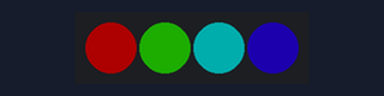
A sketch run on a simulated Arduino Uno, built with avr-gcc and run on an emulated ATmega328P. Parts: 4 RGB LEDs in strip order, left to right. Dim RGB values are drawn brighter than linear.

Above: at 0.15 s.
At 4.15 s:
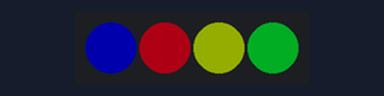
At 8.45 s:
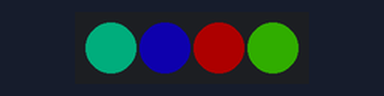
At 19.5 s:
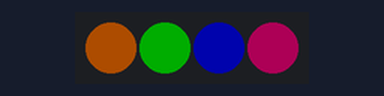
At 29.63 s:
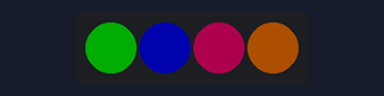
At 39.77 s:
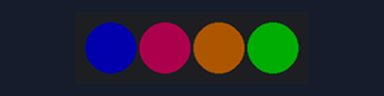
Timing chart, 0 to 40.0 s (numbered marks = the images above):
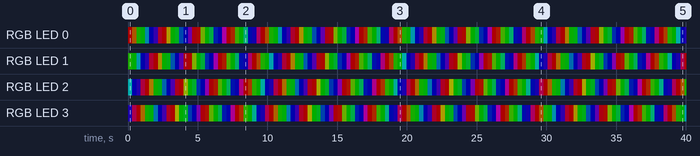

The sketch:

rainbow.ino
```cpp
// adapted version of the example rainbow code

#include <Adafruit_NeoPixel.h>

// Which pin on the Arduino is connected to the NeoPixels?
// On a Trinket or Gemma we suggest changing this to 1:
#define LED_PIN    6

// How many NeoPixels are attached to the Arduino?
#define LED_COUNT 4


// Declare our NeoPixel strip object:
Adafruit_NeoPixel strip(LED_COUNT, LED_PIN, NEO_GRB);
// Argument 1 = Number of pixels in NeoPixel strip
// Argument 2 = Arduino pin number (most are valid)
// Argument 3 = The type of NEOPIXEL PRODUCT you are using, which can be added together as needed with separation by a comma (,):
//   NEO_KHZ800  800 KHz bitstream (most NeoPixel products w/WS2812 LEDs)
//   NEO_KHZ400  400 KHz (classic 'v1' (not v2) FLORA pixels, WS2811 drivers)
//   NEO_GRB     Pixels are wired for GRB bitstream (most NeoPixel products)
//   NEO_RGB     Pixels are wired for RGB bitstream (v1 FLORA pixels, not v2)
//   NEO_RGBW    Pixels are wired for RGBW bitstream (NeoPixel RGBW products)


// setup() function -- runs once at startup --------------------------------

void setup() {
  strip.begin();           // INITIALIZE NeoPixel strip object (REQUIRED)
  strip.show();            // Turn OFF all pixels ASAP
  strip.setBrightness(50); // Set BRIGHTNESS to about 1/5 (max = 255)

}


// loop() function -- runs repeatedly as long as board is on ---------------

void loop() {
int pause = 100;
  rainbow(4);             // Flowing rainbow cycle along the whole strip
}


void rainbow(int wait) {
  // Hue of first pixel runs 5 complete loops through the color wheel.
  // Color wheel has a range of 65536 but it's OK if we roll over, so
  // just count from 0 to 5*65536. Adding 256 to firstPixelHue each time
  // means we'll make 5*65536/256 = 1280 passes through this outer loop:
  for(long firstPixelHue = 0; firstPixelHue < 5*65536; firstPixelHue += 256) {
    for(int i=0; i<strip.numPixels(); i++) { // For each pixel in strip...
      // Offset pixel hue by an amount to make one full revolution of the
      // color wheel (range of 65536) along the length of the strip
      // (strip.numPixels() steps):
      int pixelHue = firstPixelHue + (i * 65536L / strip.numPixels());
      // strip.ColorHSV() can take 1 or 3 arguments: a hue (0 to 65535) or
      // optionally add saturation and value (brightness) (each 0 to 255).
      // Here we're using just the single-argument hue variant. The result
      // is passed through strip.gamma32() to provide 'truer' colors
      // before assigning to each pixel:
      strip.setPixelColor(i, strip.gamma32(strip.ColorHSV(pixelHue)));
    }
    strip.show(); // Update strip with new contents
    delay(wait);  // Pause for a moment
  }
}
```

Measured:
- by itself, RGB LED 0: off → RGB(50, 0, 0) at 0.01 s, → RGB(50, 25, 0) 0.31 s later, → RGB(6, 50, 0) 0.31 s later, → RGB(0, 50, 2) 0.31 s later, … (131 changes in this stretch)
- by itself, RGB LED 1: off → RGB(8, 50, 0) at 0.01 s, → RGB(0, 50, 1) 0.31 s later, → RGB(0, 44, 50) 0.31 s later, → RGB(0, 0, 50) 0.31 s later, … (131 changes in this stretch)
